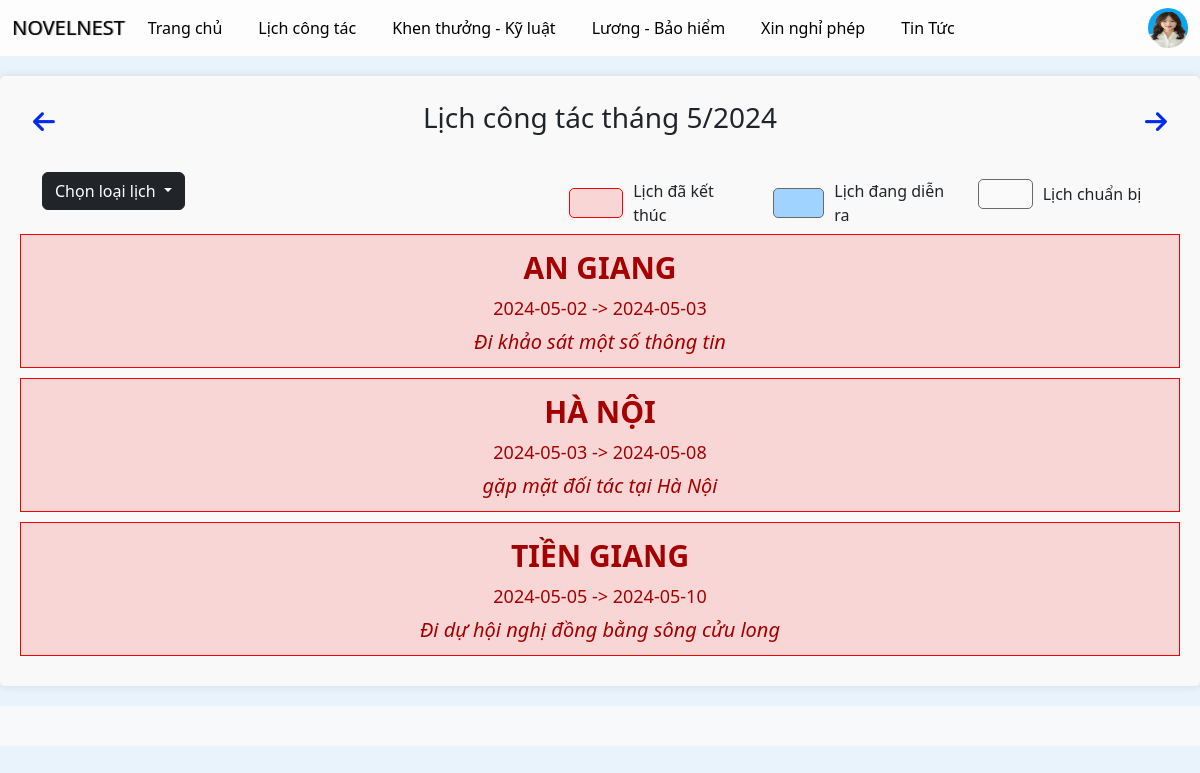
Page /user/index.php?page=schedule&month=5&year=2024 (signed in) on the committed database.
### tables this page shows
CREATE TABLE `schedule` (
  `ScheduleID` int NOT NULL,
  `StartDate` date DEFAULT NULL,
  `EndDate` date DEFAULT NULL,
  `WorkPlace` text,
  `Descriptions` text,
  `UserID` int DEFAULT NULL
);

### Library/Db.class.php (called while the page is built, shortened)
<?php
class Db
{
	public  $conn=null;
	function __construct()
    {
        try {
            $this->conn = new PDO('mysql:host='.HOST_DB.';dbname='.DB, USER_DB, PASS_DB);
            $this->conn->query('set names utf8');
        } catch(PDOException $e) {
            echo 'ERROR';
            exit;
        }
    }
	function selectQuery($sql, $arr=array())
	{
		$stm = $this->conn->prepare($sql);
		$stm->execute($arr);
		return $stm->fetchAll(PDO::FETCH_ASSOC);
	}
}

### Controller/ScheduleController.php (called while the page is built, shortened)
<?php
include_once '../Library/Db.class.php';
include_once '../Model/Schedule.php';
class ScheduleController {
    private $scheduleModel;
    public function __construct() {
        $this->scheduleModel = new Schedule();
    }
    public function getScheduleOfMonth($userID, $month, $year) {
        return $this->scheduleModel->getScheduleOfMonth($userID,$month,$year);
    }
}
?>

### Model/Schedule.php (called while the page is built, shortened)
<?php
class Schedule extends Db {
    public function getScheduleOfMonth($userID, $month, $year) {
        $sql = "SELECT * FROM schedule WHERE UserID = :userID AND YEAR(StartDate) = :year AND MONTH(StartDate) = :month ORDER BY StartDate ASC";
        $params = array(
            ':userID' => $userID,
            ':month' => $month,
            ':year' => $year
        );
        return $this->selectQuery($sql, $params);
    }
}
?>

### user/View/schedule.php (the view, shortened to what this page needs)
<?php
include_once '../Controller/ScheduleController.php';
$currentMonth = isset($_GET['month']) ? intval($_GET['month']) : date("m");
$currentYear = isset($_GET['year']) ? intval($_GET['year']) : date("Y");
$userID = $_SESSION['UserID'];
$scheduleController = new ScheduleController();
$scheduleData = $scheduleController->getScheduleOfMonth($userID, $currentMonth,$currentYear);
?>
<!DOCTYPE html>
<html lang="vi">
<head>
  <link rel="stylesheet" href="./css/schedule_site.css">
</head>
<body>
  <div class="timetable">
    <div class="row align-items-center justify-content-between mb-4">
        <div class="col-auto">
          <a class="btn btn-primary" href="?page=schedule&month=<?php echo $currentMonth - 1; ?>&year=<?php echo $currentYear; ?>"><i class="fas fa-arrow-left"></i></a>
        </div>
        <div class="col-auto">
          <h3>Lịch công tác tháng <?php echo $currentMonth?>/<?php echo $currentYear?></h3>
        </div>
        <div class="col-auto">
          <a class="btn btn-primary" href="?page=schedule&month=<?php echo $currentMonth + 1; ?>&year=<?php echo $currentYear; ?>"><i class="fas fa-arrow-right"></i></a>
        </div>
      </div>
      <div class="week">
      <div class="container mt-4 subtitle-container">
        <div class="dropdown mb-4">
            <button class="btn btn-dark dropdown-toggle" type="button" id="dropdownMenuButton" data-bs-toggle="dropdown" aria-expanded="false">
                Chọn loại lịch
            </button>
        </div>
        <div class="row">
            <div class="col-12 col-md-4">
                <div class="subtitle">
                    <div class="rectangle finished"></div>
                    <div class="text">Lịch đã kết thúc</div>
                </div>
            </div>
            <div class="col-12 col-md-4">
                <div class="subtitle">
                    <div class="rectangle ongoing"></div>
                    <div class="text">Lịch đang diễn ra</div>
                </div>
            </div>
            <div class="col-12 col-md-4">
                <div class="subtitle">
                    <div class="rectangle preparing"></div>
                    <div class="text">Lịch chuẩn bị</div>
                </div>
            </div>
        </div>
    </div>
        <table class="schedule">
          <tbody id="scheduleBody">
          <?php
            $currentDate = date('Y-m-d');
            foreach ($scheduleData as $key => $schedule) {
              $startDate =$schedule['StartDate'];
              $endDate = $schedule['EndDate'];
                if ($endDate < $currentDate) {
                    echo "<div class='employee-item past'>";
                } elseif($startDate <= $currentDate && $endDate >= $currentDate) {
                        echo "<div class='employee-item priority'>";
                } else {
                        echo "<div class='employee-item'>";
                }
                echo "<div class='work-place'>" . $schedule['WorkPlace'] . "</div>";
                echo "<div class='date-range'>" . $schedule['StartDate'] . " -> " . $schedule['EndDate'] . "</div>";
                echo "<div class='description'>" . $schedule['Descriptions'] . "</div>";
                echo "</div>";
            }
            ?>
          </tbody>
        </table>
      </div>
    </div>
</body>
</html>

### user/css/main.css (style rules this page uses)
body { background-color: #e0f0fabc; }

### user/css/schedule_site.css (style rules this page uses)
.timetable { max-width: 100%; margin: 20px auto; background: #f9f9f9; padding: 20px; border-radius: 5px; box-shadow: 0 0 10px rgba(0, 0, 0, 0.1); }
.schedule { width: 100%; border-collapse: collapse; }
.employee-item { display: flex; flex-direction: column; align-items: center; text-align: center; border: 1px solid #696969; padding: 10px; margin-bottom: 10px; }
.employee-item .work-place { font-size: 30px; text-transform: uppercase; font-weight: bold; }
.employee-item .date-range { margin-top: 5px; font-size: 18px; }
.employee-item .description { margin-top: 5px; font-style: italic; font-size: 20px; }
.employee-item.past { border: 1px solid #f50303; background-color: #f69b9b61; color: #a40000; }
.btn-primary { color: #032aee; background-color: #ffffff00; border-color: #ffffff00; font-size: 25px; }
.subtitle-container { display: flex; justify-content: space-between; align-items: center; }
.subtitle { display: flex; align-items: center; }
.rectangle { width: 55px; height: 30px; margin-right: 10px; border: 1px solid #696969; border-radius: 5px; }
.finished { border: 1px solid #f50303; background-color: #f69b9b61; color: #a40000; }
.ongoing { background-color: #a0d3ff; }
.preparing { background-color: rgb(250, 250, 250); }
.text { font-size: 16px; }

### rows in the picture
schedule: WorkPlace "AN GIANG", StartDate "2024-05-02", EndDate "2024-05-03", Descriptions "Đi khảo sát một số thông tin"
schedule: WorkPlace "HÀ NỘI", StartDate "2024-05-03", EndDate "2024-05-08", Descriptions "gặp mặt đối tác tại Hà Nội"
schedule: WorkPlace "TIỀN GIANG", StartDate "2024-05-05", EndDate "2024-05-10", Descriptions "Đi dự hội nghị đồng bằng sông cửu long"

### other values in the picture
$currentMonth "5"
$currentYear "2024"
